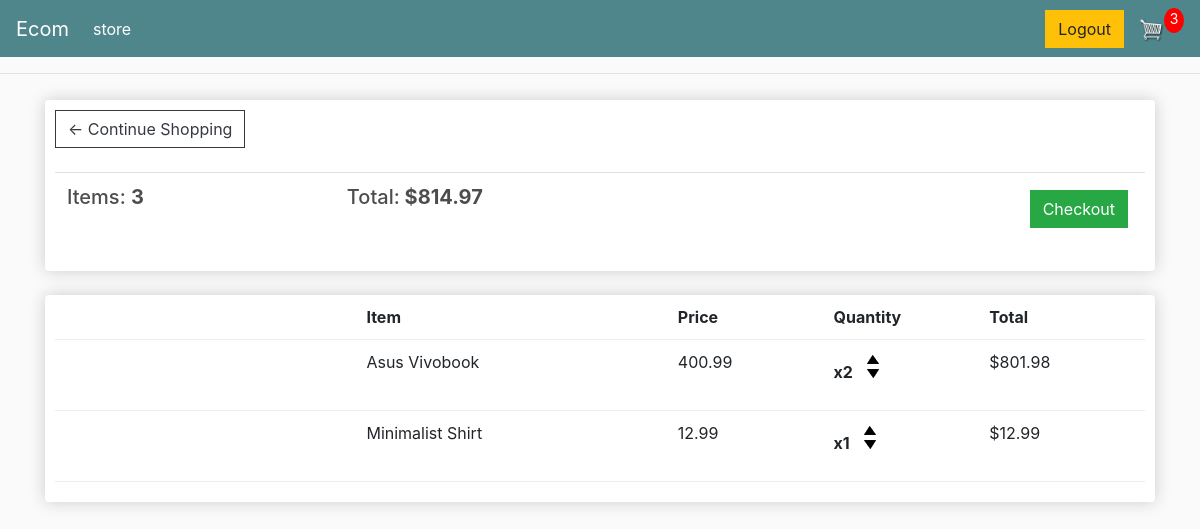
The app's page /cart/ (signed in), older data.
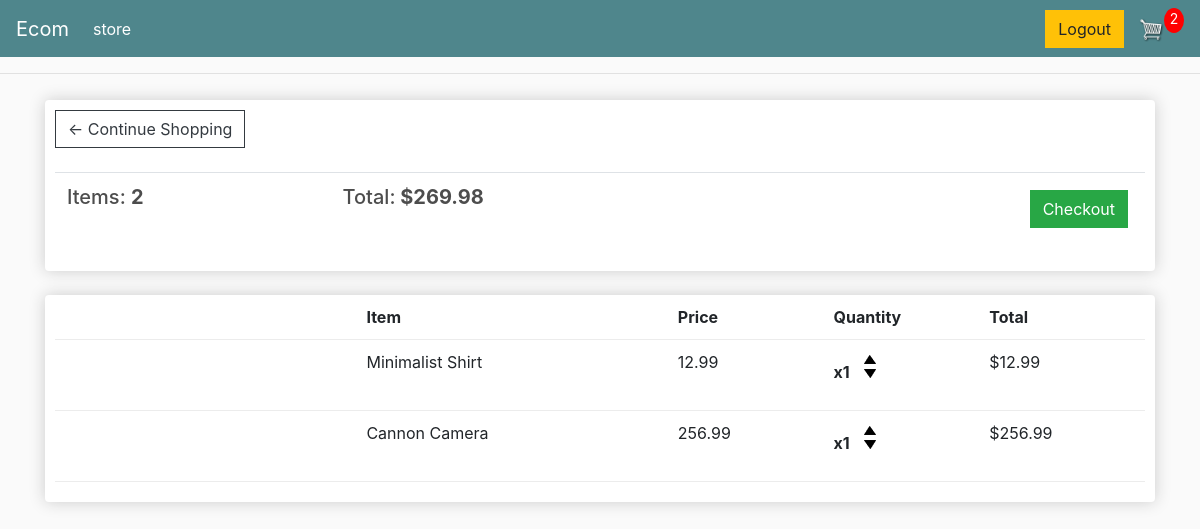
The same page, newer data.
### store/models.py (models this page shows, shortened)
class Order(models.Model):
    customer = models.ForeignKey(Customer , on_delete=models.SET_NULL , null=True , blank = True)
    date_ordered = models.DateTimeField(auto_now_add=True)
    complete = models.BooleanField(default=False)
    transaction_id = models.CharField(max_length=100 , null=True)
    @property
    def get_cart_total(self):
        orderitems =  self.orderitem_set.all()
        total = sum([item.get_total for item in orderitems])
        return total
    @property
    def get_cart_items(self):
        orderitems = self.orderitem_set.all()
        total = sum([item.quantity for item in orderitems])
        return total

class OrderItem(models.Model):
    product = models.ForeignKey(Product , on_delete=models.SET_NULL , null=True )
    order = models.ForeignKey(Order , on_delete=models.SET_NULL , null=True )
    quantity = models.IntegerField(default=0 , blank=True , null=True)
    date_added = models.DateTimeField(auto_now_add=True)
    @property
    def get_total(self):
        total = self.product.price * self.quantity
        return total

class Product(models.Model):
    name = models.CharField(max_length=200)
    price = models.FloatField()
    digital = models.BooleanField(default=False , null=True , blank=True)
    image = CloudinaryField('image')
    @property
    def imageURL(self):
        try:
            url = self.image.url
        except:
            url = ''
        return url

### store/views.py (the view)
# urls.py: path('cart/' ,views.cart, name='cart'),
@login_required
def cart(request):
    if request.user.is_authenticated:
        customer = request.user.customer
        order,created = Order.objects.get_or_create(customer = customer , complete = False)
        items = order.orderitem_set.all()
        cart_items = order.get_cart_items
    else:
        items = []
        order = {'get_cart_total':0 , 'get_cart_items':0 ,'shippping':False}
        cart_items = order['get_cart_items']
    context = {'items':items , 'order':order , 'cart_items': cart_items}
    return render(request,'store/cart.html' , context)

### store/templates/store/cart.html (shortened to what this page needs)
{% extends 'store/main.html' %}
{% load static %}
{% load i18n %}
{% block content %}
<div class="row">
	<div class="col-lg-12">
		<div class="box-element">
            <a href="{% url 'store' %}" class="btn btn-outline-dark">&#x2190; Continue Shopping</a>
            <br>
            <br>
            <table class="table">
                <tr>
                    <th><h5>Items: <strong>{{order.get_cart_items}}</strong></h5></th>
                    <th><h5>Total:<strong> ${{order.get_cart_total|floatformat:2}}</strong></h5></th>
                    <th>
                        <a  style="float:right; margin:5px;" class="btn btn-success" href="{% url 'checkout' %}">Checkout</a>
                    </th>
                </tr>
            </table>
        </div>
		<br>
		<div class="box-element">
            <div class="cart-row">
                <div style="flex:2"></div>
                <div style="flex:2"><strong>Item</strong></div>
                <div style="flex:1"><strong>Price</strong></div>
                <div style="flex:1"><strong>Quantity</strong></div>
                <div style="flex:1"><strong>Total</strong></div>
            </div>
            {% for item in items %}
            <div class="cart-row">
                <div style="flex:2"><img class="row-image" src="{{item.product.imageURL}}"></div>
                <div style="flex:2"><p>{{item.product.name}}</p></div>
                <div style="flex:1"><p>{{item.product.price |floatformat:2}}</p></div>
                <div style="flex:1">
                    <p class="quantity">x{{item.quantity}}</p>
                    <div class="quantity">
                        <img data-product="{{item.product.id}}" data-action="add" class="chg-quantity update-cart"  src="{% static  'images/arrow-up.png' %}">
                        <img data-product="{{item.product.id}}" data-action="remove" class="chg-quantity update-cart" src="{% static  'images/arrow-down.png' %}">
                    </div>
                </div>
                <div style="flex:1"><p>${{item.get_total}}</p></div>
            </div>
            {% endfor %}
        </div>
	</div>
</div>
{% endblock content %}

### store/templates/store/main.html (shortened to what this page needs)
<!DOCTYPE html>
{% load static %}
<html lang="en">
  <head>
    <link
      rel="stylesheet"
      href="https://stackpath.bootstrapcdn.com/bootstrap/4.5.2/css/bootstrap.min.css"
    />
    <link rel="stylesheet" href="{% static 'css/main.css' %}" />
  </head>
  <body>
    <nav class="navbar navbar-expand-lg navbar-dark bg-dark">
      <a class="navbar-brand" href="{% url 'store' %}">Ecom</a>
      <div class="collapse navbar-collapse" id="navbarSupportedContent">
        <ul class="navbar-nav mr-auto">
          <li class="nav-item active">
            <a class="nav-link" href="{% url 'store' %}"
              >store <span class="sr-only">(current)</span></a
            >
          </li>
        </ul>
        <div class="form-inline my-2 my-lg-0">
          {% if request.user.is_authenticated %}
          <a href="{% url 'account_logout' %}" class="btn btn-warning">Logout</a>
          {% else %}
          <a href="{% url 'account_login' %}" class="btn btn-warning">Login</a>
          {% endif %}
          <a href="{% url 'cart' %}">
            <img id="cart-icon" src="{% static 'images/cart.png' %}" />
          </a>
          <p id="cart-total">{{cart_items}}</p>
        </div>
      </div>
    </nav>
    <hr />
    <div class="container">{% block content %} {% endblock content %}</div>
  </body>
</html>

### static/css/main.css (style rules this page uses)
body { background-color: hsl(0, 0%, 98%); }
h1,h2,h3,h4,h5,h6 { color:hsl(0, 0%, 30%); }
.box-element { box-shadow:hsl(0, 0%, 80%) 0 0 16px; background-color: #fff; border-radius: 4px; padding: 10px; }
.bg-dark { background-color: #4f868c!important; }
#cart-icon { width:25px; display: inline-block; margin-left: 15px; }
#cart-total { display: block; text-align: center; color:#fff; background-color: red; width: 20px; height: 25px; border-radius: 50%; font-size: 14px; }
.col-lg-4, .col-lg-6, .col-lg-8, .col-lg-12 { margin-top: 10px; }
.btn { border-radius: 0; }
.cart-row { display: flex; align-items: flex-stretch; padding-bottom: 10px; margin-bottom: 10px; border-bottom: 1px solid #ececec; }
.quantity { display: inline-block; font-weight: 700; padding-right:10px; }
.chg-quantity { width: 12px; cursor: pointer; display: block; margin-top: 5px; transition:.1s; }

Row changes from the older to the newer data that the page shows:
removed Order: get_cart_items "3", get_cart_total "814.97"
removed OrderItem: product.name "Asus Vivobook", product.price "400.99", quantity "2", get_total "801.98"
added Order: get_cart_items "2", get_cart_total "269.98"
added OrderItem: product.name "Cannon Camera", product.price "256.99", quantity "1", get_total "256.99"
Text that changed along with them:
{{ cart_items }}: "3" → "2"
